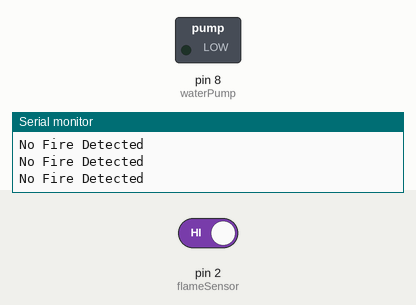
Recording of a sketch running on a simulated Arduino Uno, built with avr-gcc and run on an emulated ATmega328P. On the bench: switched loads named in the sketch (green lamp = pin HIGH), the last lines printed to the serial monitor. The test bench sets the inputs (shaded band); at power-on: pin 2 (flameSensor) HIGH.

Above: at 1.8 s.
1.9 s: pin 2 (flameSensor) driven LOW
At 2.6 s:
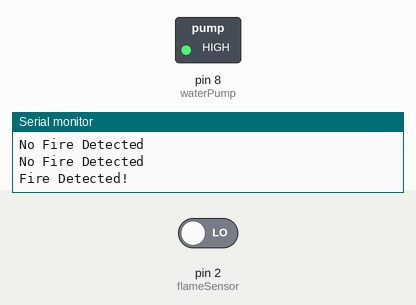
Timing chart, 0 to 9.0 s (numbered marks = the images above; inputs shaded):
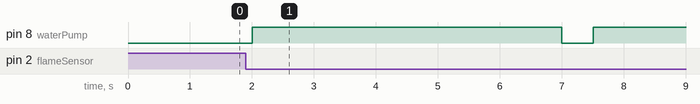

The sketch:

fire_detection_suppression.ino
```cpp
const int flameSensor = 2;
const int waterPump = 8;

void setup() {

  pinMode(flameSensor, INPUT);
  pinMode(waterPump, OUTPUT);

  digitalWrite(waterPump, LOW);

  Serial.begin(9600);
}

void loop() {

  int fireStatus = digitalRead(flameSensor);

  if (fireStatus == LOW) {

    Serial.println("Fire Detected!");

    digitalWrite(waterPump, HIGH);

    delay(5000);

    digitalWrite(waterPump, LOW);

    Serial.println("Suppression Cycle Completed");

  }
  else {

    Serial.println("No Fire Detected");

    digitalWrite(waterPump, LOW);
  }

  delay(500);
}
```

Measured:
- after the input at 1.9 s, pin 8 (waterPump): LOW → HIGH after 0.10 s, → LOW 5.0 s later, → HIGH 0.50 s later
